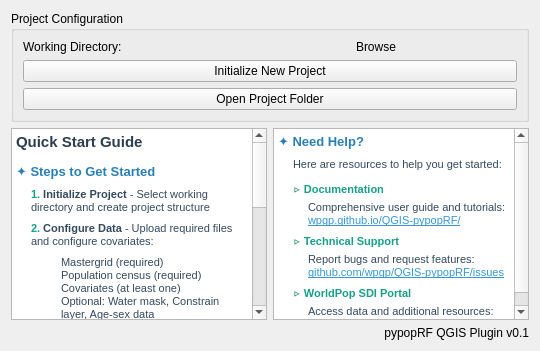
     <widget class="QWidget" name="tab_main">
      <attribute name="title">
       <string>Main</string>
      </attribute>
      <layout class="QGridLayout" name="gridLayout_9">
       <item row="1" column="0">
        <widget class="QTextEdit" name="quickStartGuide">
         <property name="html">
          <string>&lt;!DOCTYPE HTML PUBLIC &quot;-//W3C//DTD HTML 4.0//EN&quot; &quot;http://www.w3.org/TR/REC-html40/strict.dtd&quot;&gt;
&lt;html&gt;&lt;head&gt;&lt;meta name=&quot;qrichtext&quot; content=&quot;1&quot; /&gt;&lt;style type=&quot;text/css&quot;&gt;
p, li { white-space: pre-wrap; }
&lt;/style&gt;&lt;/head&gt;&lt;body style=&quot; font-family:'MS Shell Dlg 2'; font-size:8.25pt; font-weight:400; font-style:normal;&quot;&gt;
&lt;p style=&quot; margin-top:0px; margin-bottom:12px; margin-left:0px; margin-right:0px; -qt-block-indent:0; text-indent:0px;&quot;&gt;&lt;span style=&quot; font-family:'Segoe UI'; font-size:11pt; font-weight:600; color:#2c3e50;&quot;&gt;Quick Start Guide&lt;/span&gt;&lt;/p&gt;
&lt;p style=&quot; margin-top:12px; margin-bottom:8px; margin-left:0px; margin-right:0px; -qt-block-indent:0; text-indent:0px;&quot;&gt;&lt;span style=&quot; font-family:'Segoe UI'; font-size:10pt; font-weight:600; color:#2980b9;&quot;&gt;✦ Steps to Get Started&lt;/span&gt;&lt;/p&gt;
&lt;p style=&quot; margin-top:0px; margin-bottom:8px; margin-left:15px; margin-right:0px; -qt-block-indent:0; text-indent:0px;&quot;&gt;&lt;span style=&quot; font-family:'Segoe UI'; font-size:8pt; font-weight:600; color:#16a085;&quot;&gt;1.&lt;/span&gt;&lt;span style=&quot; font-family:'Segoe UI'; font-size:8pt; font-weight:600; color:#34495e;&quot;&gt; Initialize Project&lt;/span&gt;&lt;span style=&quot; font-family:'Segoe UI'; font-size:8pt; color:#34495e;&quot;&gt; - Select working directory and create project structure&lt;/span&gt;&lt;/p&gt;
&lt;p style=&quot; margin-top:0px; margin-bottom:8px; margin-left:15px; margin-right:0px; -qt-block-indent:0; text-indent:0px;&quot;&gt;&lt;span style=&quot; font-family:'Segoe UI'; font-size:8pt; font-weight:600; color:#16a085;&quot;&gt;2.&lt;/span&gt;&lt;span style=&quot; font-family:'Segoe UI'; font-size:8pt; font-weight:600; color:#34495e;&quot;&gt; Configure Data&lt;/span&gt;&lt;span style=&quot; font-family:'Segoe UI'; font-size:8pt; color:#34495e;&quot;&gt; - Upload required files and configure covariates:&lt;/span&gt;&lt;/p&gt;
&lt;p style=&quot; margin-top:0px; margin-bottom:0px; margin-left:45px; margin-right:0px; -qt-block-indent:0; text-indent:0px;&quot;&gt;&lt;span style=&quot; font-family:'Segoe UI'; font-size:8pt; color:#34495e;&quot;&gt;Mastergrid (required)&lt;/span&gt;&lt;/p&gt;
&lt;p style=&quot; margin-top:0px; margin-bottom:0px; margin-left:45px; margin-right:0px; -qt-block-indent:0; text-indent:0px;&quot;&gt;&lt;span style=&quot; font-family:'Segoe UI'; font-size:8pt; color:#34495e;&quot;&gt;Population census (required)&lt;/span&gt;&lt;/p&gt;
&lt;p style=&quot; margin-top:0px; margin-bottom:0px; margin-left:45px; margin-right:0px; -qt-block-indent:0; text-indent:0px;&quot;&gt;&lt;span style=&quot; font-family:'Segoe UI'; font-size:8pt; color:#34495e;&quot;&gt;Covariates (at least one)&lt;/span&gt;&lt;/p&gt;
&lt;p style=&quot; margin-top:0px; margin-bottom:0px; margin-left:45px; margin-right:0px; -qt-block-indent:0; text-indent:0px;&quot;&gt;&lt;span style=&quot; font-family:'Segoe UI'; font-size:8pt; color:#34495e;&quot;&gt;Optional: Water mask, Constrain layer, Age-sex data&lt;/span&gt;&lt;/p&gt;
&lt;p style=&quot;-qt-paragraph-type:empty; margin-top:0px; margin-bottom:0px; margin-left:45px; margin-right:0px; -qt-block-indent:0; text-indent:0px; font-family:'Segoe UI'; font-size:8pt; color:#34495e;&quot;&gt;&lt;br /&gt;&lt;/p&gt;
&lt;p style=&quot; margin-top:0px; margin-bottom:8px; margin-left:15px; margin-right:0px; -qt-block-indent:0; text-indent:0px;&quot;&gt;&lt;span style=&quot; font-family:'Segoe UI'; font-size:8pt; font-weight:600; color:#16a085;&quot;&gt;3.&lt;/span&gt;&lt;span style=&quot; font-family:'Segoe UI'; font-size:8pt; font-weight:600; color:#34495e;&quot;&gt; Adjust Settings&lt;/span&gt;&lt;span style=&quot; font-family:'Segoe UI'; font-size:8pt; color:#34495e;&quot;&gt; - Configure processing options:&lt;/span&gt;&lt;/p&gt;
&lt;p style=&quot; margin-top:0px; margin-bottom:0px; margin-left:45px; margin-right:0px; -qt-block-indent:0; text-indent:0px;&quot;&gt;&lt;span style=&quot; font-family:'Segoe UI'; font-size:8pt; color:#34495e;&quot;&gt;CPU cores and parallel processing&lt;/span&gt;&lt;/p&gt;
&lt;p style=&quot; margin-top:0px; margin-bottom:0px; margin-left:45px; margin-right:0px; -qt-block-indent:0; text-indent:0px;&quot;&gt;&lt;span style=&quot; font-family:'Segoe UI'; font-size:8pt; color:#34495e;&quot;&gt;Block size for large datasets&lt;/span&gt;&lt;/p&gt;
&lt;p style=&quot; margin-top:0px; margin-bottom:0px; margin-left:45px; margin-right:0px; -qt-block-indent:0; text-indent:0px;&quot;&gt;&lt;span style=&quot; font-family:'Segoe UI'; font-size:8pt; color:#34495e;&quot;&gt;Census column names&lt;/span&gt;&lt;/p&gt;
&lt;p style=&quot;-qt-paragraph-type:empty; margin-top:0px; margin-bottom:0px; margin-left:45px; margin-right:0px; -qt-block-indent:0; text-indent:0px; font-family:'Segoe UI'; font-size:8pt; color:#34495e;&quot;&gt;&lt;br /&gt;&lt;/p&gt;
&lt;p style=&quot; margin-top:0px; margin-bottom:12px; margin-left:15px; margin-right:0px; -qt-block-indent:0; text-indent:0px;&quot;&gt;&lt;span style=&quot; font-family:'Segoe UI'; font-size:8pt; font-weight:600; color:#16a085;&quot;&gt;4.&lt;/span&gt;&lt;span style=&quot; font-family:'Segoe UI'; font-size:8pt; font-weight:600; color:#34495e;&quot;&gt; Run Analysis&lt;/span&gt;&lt;span style=&quot; font-family:'Segoe UI'; font-size:8pt; color:#34495e;&quot;&gt; - Start population modeling and monitor progress&lt;/span&gt;&lt;/p&gt;
&lt;p style=&quot; margin-top:12px; margin-bottom:8px; margin-left:0px; margin-right:0px; -qt-block-indent:0; text-indent:0px;&quot;&gt;&lt;span style=&quot; font-family:'Segoe UI'; font-size:10pt; font-weight:600; color:#2980b9;&quot;&gt;✦ Processing Tips&lt;/span&gt;&lt;/p&gt;
&lt;p style=&quot; margin-top:4px; margin-bottom:4px; margin-left:15px; margin-right:0px; -qt-block-indent:0; text-indent:0px;&quot;&gt;&lt;span style=&quot; font-family:'Segoe UI'; font-size:8pt; color:#16a085;&quot;&gt;▹&lt;/span&gt;&lt;span style=&quot; font-family:'Segoe UI'; font-size:8pt; color:#34495e;&quot;&gt; Enable parallel processing with multiple CPU cores for faster analysis&lt;/span&gt;&lt;/p&gt;
&lt;p style=&quot; margin-top:0px; margin-bottom:4px; margin-left:15px; margin-right:0px; -qt-block-indent:0; text-indent:0px;&quot;&gt;&lt;span style=&quot; font-family:'Segoe UI'; font-size:8pt; color:#16a085;&quot;&gt;▹&lt;/span&gt;&lt;span style=&quot; font-family:'Segoe UI'; font-size:8pt; color:#34495e;&quot;&gt; Use block processing for large areas or high-resolution data&lt;/span&gt;&lt;/p&gt;
&lt;p style=&quot; margin-top:0px; margin-bottom:4px; margin-left:15px; margin-right:0px; -qt-block-indent:0; text-indent:0px;&quot;&gt;&lt;span style=&quot; font-family:'Segoe UI'; font-size:8pt; color:#16a085;&quot;&gt;▹&lt;/span&gt;&lt;span style=&quot; font-family:'Segoe UI'; font-size:8pt; color:#34495e;&quot;&gt; Monitor progress and check logs for detailed information&lt;/span&gt;&lt;/p&gt;
&lt;p style=&quot; margin-top:0px; margin-bottom:4px; margin-left:15px; margin-right:0px; -qt-block-indent:0; text-indent:0px;&quot;&gt;&lt;span style=&quot; font-family:'Segoe UI'; font-size:8pt; color:#16a085;&quot;&gt;▹&lt;/span&gt;&lt;span style=&quot; font-family:'Segoe UI'; font-size:8pt; color:#34495e;&quot;&gt; Output layers are automatically added to QGIS when processing completes&lt;/span&gt;&lt;/p&gt;&lt;/body&gt;&lt;/html&gt;</string>
         </property>
        </widget>
       </item>
       <item row="1" column="1">
        <widget class="QTextEdit" name="textEdit">
         <property name="html">
          <string>&lt;!DOCTYPE HTML PUBLIC &quot;-//W3C//DTD HTML 4.0//EN&quot; &quot;http://www.w3.org/TR/REC-html40/strict.dtd&quot;&gt;
&lt;html&gt;&lt;head&gt;&lt;meta name=&quot;qrichtext&quot; content=&quot;1&quot; /&gt;&lt;style type=&quot;text/css&quot;&gt;
p, li { white-space: pre-wrap; }
&lt;/style&gt;&lt;/head&gt;&lt;body style=&quot; font-family:'MS Shell Dlg 2'; font-size:8.25pt; font-weight:400; font-style:normal;&quot;&gt;
&lt;p style=&quot; margin-top:12px; margin-bottom:8px; margin-left:0px; margin-right:0px; -qt-block-indent:0; text-indent:0px;&quot;&gt;&lt;span style=&quot; font-family:'Segoe UI'; font-size:10pt; font-weight:600; color:#2980b9;&quot;&gt;✦ Need Help?&lt;/span&gt;&lt;/p&gt;
&lt;p style=&quot; margin-top:0px; margin-bottom:12px; margin-left:15px; margin-right:0px; -qt-block-indent:0; text-indent:0px;&quot;&gt;&lt;span style=&quot; font-family:'Segoe UI'; font-size:8pt; color:#34495e;&quot;&gt;Here are resources to help you get started:&lt;/span&gt;&lt;/p&gt;
&lt;p style=&quot; margin-top:0px; margin-bottom:4px; margin-left:15px; margin-right:0px; -qt-block-indent:0; text-indent:0px;&quot;&gt;&lt;span style=&quot; font-family:'Segoe UI'; font-size:8pt; font-weight:600; color:#16a085;&quot;&gt;▹ Documentation&lt;/span&gt;&lt;/p&gt;
&lt;p style=&quot; margin-top:0px; margin-bottom:8px; margin-left:30px; margin-right:0px; -qt-block-indent:0; text-indent:0px;&quot;&gt;&lt;span style=&quot; font-family:'Segoe UI'; font-size:8pt; color:#34495e;&quot;&gt;Comprehensive user guide and tutorials: &lt;/span&gt;&lt;a href=&quot;https://wpgp.github.io/QGIS-pypopRF/&quot;&gt;&lt;span style=&quot; font-family:'Segoe UI'; font-size:8pt; text-decoration: underline; color:#3498db;&quot;&gt;wpgp.github.io/QGIS-pypopRF/&lt;/span&gt;&lt;/a&gt;&lt;/p&gt;
&lt;p style=&quot; margin-top:0px; margin-bottom:4px; margin-left:15px; margin-right:0px; -qt-block-indent:0; text-indent:0px;&quot;&gt;&lt;span style=&quot; font-family:'Segoe UI'; font-size:8pt; font-weight:600; color:#16a085;&quot;&gt;▹ Technical Support&lt;/span&gt;&lt;/p&gt;
&lt;p style=&quot; margin-top:0px; margin-bottom:8px; margin-left:30px; margin-right:0px; -qt-block-indent:0; text-indent:0px;&quot;&gt;&lt;span style=&quot; font-family:'Segoe UI'; font-size:8pt; color:#34495e;&quot;&gt;Report bugs and request features: &lt;/span&gt;&lt;a href=&quot;https://github.com/wpgp/QGIS-pypopRF/issues&quot;&gt;&lt;span style=&quot; font-family:'Segoe UI'; font-size:8pt; text-decoration: underline; color:#3498db;&quot;&gt;github.com/wpgp/QGIS-pypopRF/issues&lt;/span&gt;&lt;/a&gt;&lt;/p&gt;
&lt;p style=&quot; margin-top:0px; margin-bottom:4px; margin-left:15px; margin-right:0px; -qt-block-indent:0; text-indent:0px;&quot;&gt;&lt;span style=&quot; font-family:'Segoe UI'; font-size:8pt; font-weight:600; color:#16a085;&quot;&gt;▹ WorldPop SDI Portal&lt;/span&gt;&lt;/p&gt;
&lt;p style=&quot; margin-top:0px; margin-bottom:8px; margin-left:30px; margin-right:0px; -qt-block-indent:0; text-indent:0px;&quot;&gt;&lt;span style=&quot; font-family:'Segoe UI'; font-size:8pt; color:#34495e;&quot;&gt;Access data and additional resources: &lt;/span&gt;&lt;a href=&quot;https://sdi.worldpop.org/&quot;&gt;&lt;span style=&quot; font-family:'Segoe UI'; font-size:8pt; text-decoration: underline; color:#3498db;&quot;&gt;sdi.worldpop.org/&lt;/span&gt;&lt;/a&gt;&lt;/p&gt;&lt;/body&gt;&lt;/html&gt;</string>
         </property>
        </widget>
       </item>
       <item row="2" column="1">
        <widget class="QLabel" name="label_version">
         <property name="text">
          <string>pypopRF QGIS Plugin v0.1</string>
         </property>
         <property name="alignment">
          <set>Qt::AlignBottom|Qt::AlignRight|Qt::AlignTrailing</set>
         </property>
        </widget>
       </item>
       <item row="0" column="0" colspan="2">
        <widget class="QGroupBox" name="groupBoxProject">
         <property name="title">
          <string>Project Configuration</string>
         </property>
         <layout class="QGridLayout" name="gridLayout_3">
          <item row="0" column="0">
           <widget class="QLabel" name="label_workdir">
            <property name="text">
             <string>Working Directory:</string>
            </property>
           </widget>
          </item>
          <item row="0" column="1">
           <widget class="QgsFileWidget" name="workingDirEdit">
            <property name="locale">
             <locale language="English" country="UnitedKingdom"/>
            </property>
            <property name="storageMode">
             <enum>QgsFileWidget::GetDirectory</enum>
            </property>
           </widget>
          </item>
          <item row="0" column="2">
           <widget class="QLabel" name="label_browse">
            <property name="text">
             <string>Browse</string>
            </property>
           </widget>
          </item>
          <item row="1" column="0" colspan="3">
           <widget class="QPushButton" name="initProjectButton">
            <property name="text">
             <string>Initialize New Project</string>
            </property>
           </widget>
          </item>
          <item row="2" column="0" colspan="3">
           <widget class="QPushButton" name="openProjectFolder">
            <property name="text">
             <string>Open Project Folder</string>
            </property>
           </widget>
          </item>
         </layout>
        </widget>
       </item>
      </layout>
     </widget>
